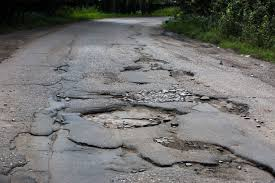
#> input picture app/uploads/20260211_112014_17d5f313.jpg, 275 x 183 px
$ python -i image_processor.py   (imports and definitions only)
#> lines starting #> are read from the running program, lines starting #| are printed output that depends on the picture
#> further down, picture is the input picture: shape (183, 275, 3); mean B, G, R 110.3, 112.3, 112.2
"""
Image Processor Service
Handles image preprocessing operations like resizing and normalization.
"""
import cv2
import numpy as np
from typing import Tuple, Optional


class ImageProcessor:
    """Handles image preprocessing operations."""

    def __init__(self):
        """Initialize image processor."""
        pass

    # [122 lines left out: functions resize_image, normalize_image, denormalize_image, pad_image, adjust_brightness, not called in this run]

    def enhance_contrast(
        self,
        image: np.ndarray,
        clip_limit: float = 2.0
    ) -> np.ndarray:
        """
        Enhance image contrast using CLAHE (Contrast Limited Adaptive Histogram Equalization).

        Args:
            image: Input image
            clip_limit: Threshold for contrast limiting

        Returns:
            Enhanced image
        """
#> called with clip_limit = 2
        # Convert to LAB color space
        lab = cv2.cvtColor(image, cv2.COLOR_BGR2LAB)
#> lab: shape (183, 275, 3); mean of channels 0, 1, 2 118.8, 127.5, 129.3

        # Apply CLAHE to L channel
        clahe = cv2.createCLAHE(clipLimit=clip_limit, tileGridSize=(8, 8))
        lab[:, :, 0] = clahe.apply(lab[:, :, 0])
#> lab: shape (183, 275, 3); mean of channels 0, 1, 2 134.1, 127.5, 129.3

        # Convert back to BGR
        return cv2.cvtColor(lab, cv2.COLOR_LAB2BGR)
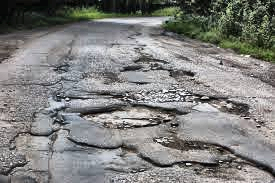
#> returned value: shape (183, 275, 3); mean B, G, R 125.9, 128.1, 127.9

    # [20 lines left out: function get_image_info, not called in this run]

>>> import cv2
>>> picture = cv2.imread('../uploads/20260211_112014_17d5f313.jpg')
>>> result = ImageProcessor().enhance_contrast(picture)

$ run again, on app/uploads/20260211_112130_422f85bc.jpg
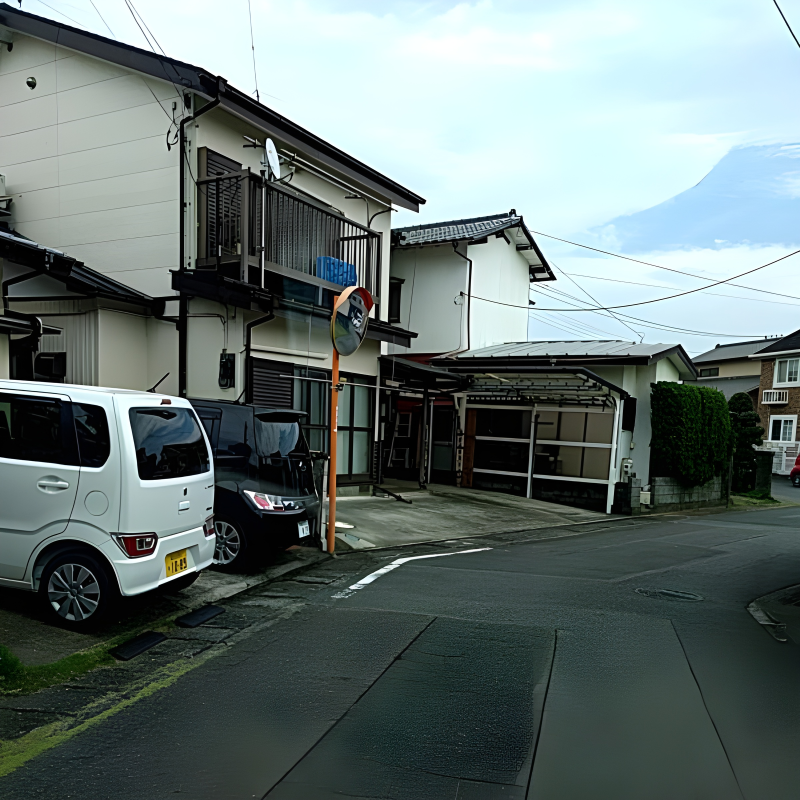
#> input picture app/uploads/20260211_112130_422f85bc.jpg, 2400 x 2400 px (shown at 1/3 size)
#> picture is the input picture: shape (2400, 2400, 3); mean B, G, R 114.1, 116.1, 102.4
#> in enhance_contrast, `return cv2.cvtColor(lab, cv2.COLOR_LAB2BGR)`:
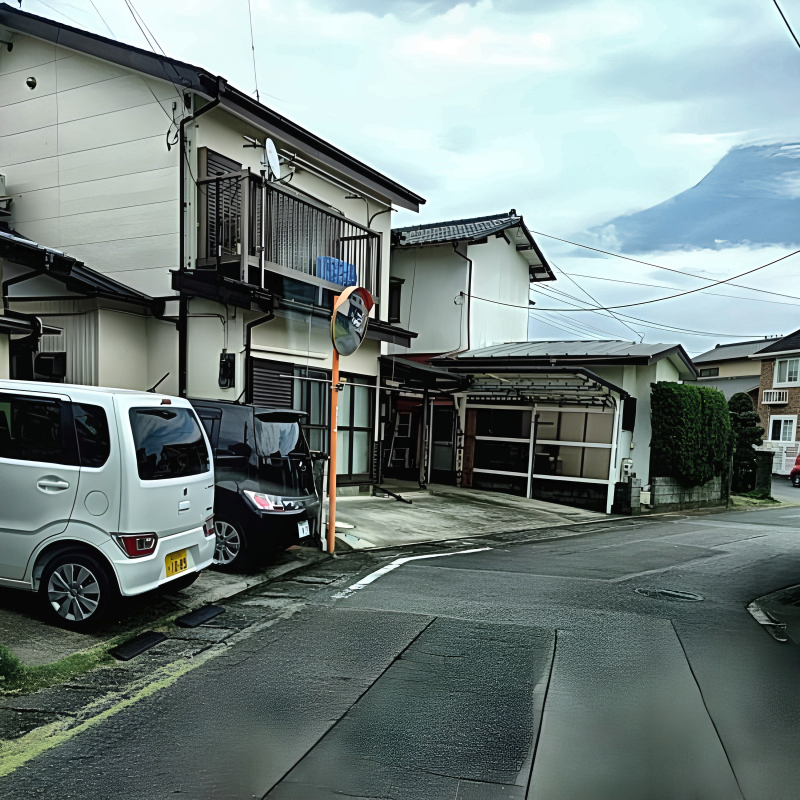
#> returned value: shape (2400, 2400, 3) (shown at 1/3 size); mean B, G, R 127.3, 129.6, 115.6

$ run again, on app/uploads/20260211_112210_39c76faa.jpg
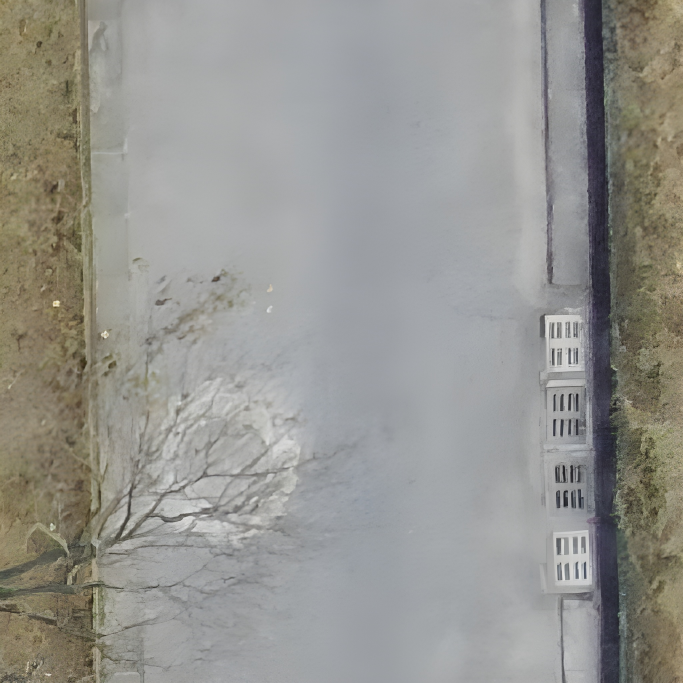
#> input picture app/uploads/20260211_112210_39c76faa.jpg, 2048 x 2048 px (shown at 1/3 size)
#> picture is the input picture: shape (2048, 2048, 3); mean B, G, R 143.8, 148.7, 149.4
#> in enhance_contrast, `return cv2.cvtColor(lab, cv2.COLOR_LAB2BGR)`:
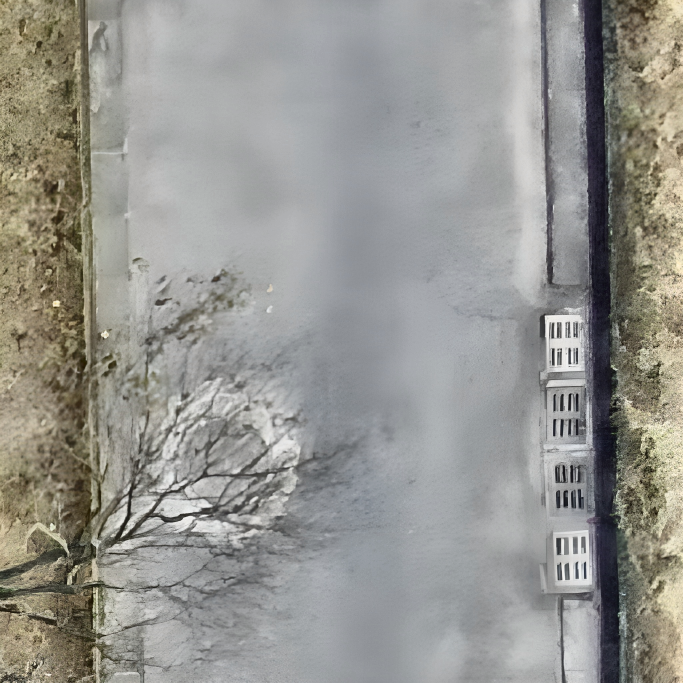
#> returned value: shape (2048, 2048, 3) (shown at 1/3 size); mean B, G, R 144.1, 149.1, 149.7

$ run again, on app/uploads/20260211_112638_bfe17726.jpg
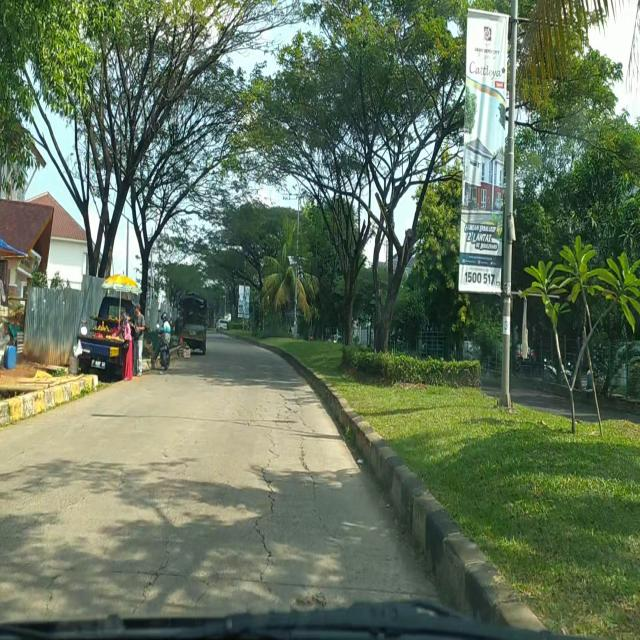
#> input picture app/uploads/20260211_112638_bfe17726.jpg, 640 x 640 px
#> picture is the input picture: shape (640, 640, 3); mean B, G, R 93.3, 116.4, 101
#> in enhance_contrast, `return cv2.cvtColor(lab, cv2.COLOR_LAB2BGR)`:
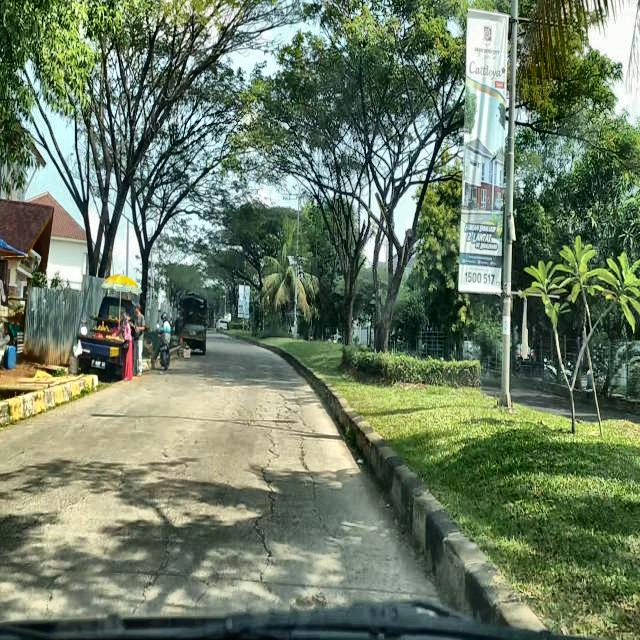
#> returned value: shape (640, 640, 3); mean B, G, R 100.7, 124.1, 108.5
